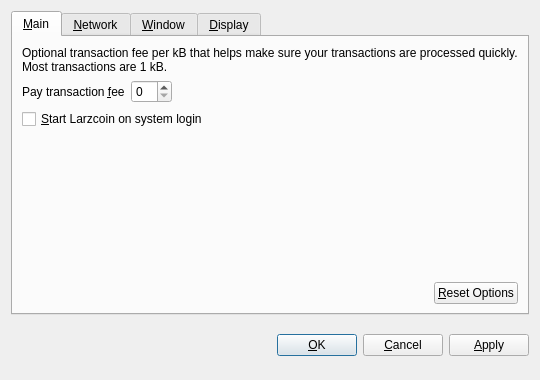
<?xml version="1.0" encoding="UTF-8"?>
<ui version="4.0">
 <class>OptionsDialog</class>
 <widget class="QDialog" name="OptionsDialog">
  <property name="geometry">
   <rect>
    <x>0</x>
    <y>0</y>
    <width>540</width>
    <height>380</height>
   </rect>
  </property>
  <property name="windowTitle">
   <string>Options</string>
  </property>
  <property name="modal">
   <bool>true</bool>
  </property>
  <layout class="QVBoxLayout" name="verticalLayout">
   <item>
    <widget class="QTabWidget" name="tabWidget">
     <property name="tabPosition">
      <enum>QTabWidget::North</enum>
     </property>
     <property name="currentIndex">
      <number>0</number>
     </property>
     <widget class="QWidget" name="tabMain">
      <attribute name="title">
       <string>&amp;Main</string>
      </attribute>
      <layout class="QVBoxLayout" name="verticalLayout_Main">
       <item>
        <widget class="QLabel" name="transactionFeeInfoLabel">
         <property name="text">
          <string>Optional transaction fee per kB that helps make sure your transactions are processed quickly. Most transactions are 1 kB.</string>
         </property>
         <property name="textFormat">
          <enum>Qt::PlainText</enum>
         </property>
         <property name="wordWrap">
          <bool>true</bool>
         </property>
        </widget>
       </item>
       <item>
        <layout class="QHBoxLayout" name="horizontalLayout_1_Main">
         <item>
          <widget class="QLabel" name="transactionFeeLabel">
           <property name="text">
            <string>Pay transaction &amp;fee</string>
           </property>
           <property name="textFormat">
            <enum>Qt::PlainText</enum>
           </property>
           <property name="buddy">
            <cstring>transactionFee</cstring>
           </property>
          </widget>
         </item>
         <item>
          <widget class="BitcoinAmountField" name="transactionFee"/>
         </item>
         <item>
          <spacer name="horizontalSpacer_1_Main">
           <property name="orientation">
            <enum>Qt::Horizontal</enum>
           </property>
           <property name="sizeHint" stdset="0">
            <size>
             <width>40</width>
             <height>20</height>
            </size>
           </property>
          </spacer>
         </item>
        </layout>
       </item>
       <item>
        <widget class="QCheckBox" name="bitcoinAtStartup">
         <property name="toolTip">
          <string>Automatically start Larzcoin after logging in to the system.</string>
         </property>
         <property name="text">
          <string>&amp;Start Larzcoin on system login</string>
         </property>
        </widget>
       </item>
       <item>
        <spacer name="verticalSpacer_Main">
         <property name="orientation">
          <enum>Qt::Vertical</enum>
         </property>
         <property name="sizeHint" stdset="0">
          <size>
           <width>20</width>
           <height>40</height>
          </size>
         </property>
        </spacer>
       </item>
       <item>
        <layout class="QHBoxLayout" name="horizontalLayout_2_Main">
         <item>
          <spacer name="horizontalSpacer_2_Main">
           <property name="orientation">
            <enum>Qt::Horizontal</enum>
           </property>
           <property name="sizeHint" stdset="0">
            <size>
             <width>40</width>
             <height>20</height>
            </size>
           </property>
          </spacer>
         </item>
         <item>
          <widget class="QPushButton" name="resetButton">
           <property name="toolTip">
            <string>Reset all client options to default.</string>
           </property>
           <property name="text">
            <string>&amp;Reset Options</string>
           </property>
           <property name="autoDefault">
            <bool>false</bool>
           </property>
          </widget>
         </item>
        </layout>
       </item>
      </layout>
     </widget>
     <widget class="QWidget" name="tabNetwork">
      <attribute name="title">
       <string>&amp;Network</string>
      </attribute>
      <layout class="QVBoxLayout" name="verticalLayout_Network">
       <item>
        <widget class="QCheckBox" name="mapPortUpnp">
         <property name="toolTip">
          <string>Automatically open the Larzcoin client port on the router. This only works when your router supports UPnP and it is enabled.</string>
         </property>
         <property name="text">
          <string>Map port using &amp;UPnP</string>
         </property>
        </widget>
       </item>
       <item>
        <widget class="QCheckBox" name="connectSocks">
         <property name="toolTip">
          <string>Connect to the Larzcoin network through a SOCKS proxy (e.g. when connecting through Tor).</string>
         </property>
         <property name="text">
          <string>&amp;Connect through SOCKS proxy:</string>
         </property>
        </widget>
       </item>
       <item>
        <layout class="QHBoxLayout" name="horizontalLayout_Network">
         <item>
          <widget class="QLabel" name="proxyIpLabel">
           <property name="text">
            <string>Proxy &amp;IP:</string>
           </property>
           <property name="textFormat">
            <enum>Qt::PlainText</enum>
           </property>
           <property name="buddy">
            <cstring>proxyIp</cstring>
           </property>
          </widget>
         </item>
         <item>
          <widget class="QValidatedLineEdit" name="proxyIp">
           <property name="maximumSize">
            <size>
             <width>140</width>
             <height>16777215</height>
            </size>
           </property>
           <property name="toolTip">
            <string>IP address of the proxy (e.g. 127.0.0.1)</string>
           </property>
          </widget>
         </item>
         <item>
          <widget class="QLabel" name="proxyPortLabel">
           <property name="text">
            <string>&amp;Port:</string>
           </property>
           <property name="textFormat">
            <enum>Qt::PlainText</enum>
           </property>
           <property name="buddy">
            <cstring>proxyPort</cstring>
           </property>
          </widget>
         </item>
         <item>
          <widget class="QLineEdit" name="proxyPort">
           <property name="maximumSize">
            <size>
             <width>55</width>
             <height>16777215</height>
            </size>
           </property>
           <property name="toolTip">
            <string>Port of the proxy (e.g. 9050)</string>
           </property>
          </widget>
         </item>
         <item>
          <widget class="QLabel" name="socksVersionLabel">
           <property name="text">
            <string>SOCKS &amp;Version:</string>
           </property>
           <property name="textFormat">
            <enum>Qt::PlainText</enum>
           </property>
           <property name="buddy">
            <cstring>socksVersion</cstring>
           </property>
          </widget>
         </item>
         <item>
          <widget class="QValueComboBox" name="socksVersion">
           <property name="toolTip">
            <string>SOCKS version of the proxy (e.g. 5)</string>
           </property>
          </widget>
         </item>
         <item>
          <spacer name="horizontalSpacer_Network">
           <property name="orientation">
            <enum>Qt::Horizontal</enum>
           </property>
           <property name="sizeHint" stdset="0">
            <size>
             <width>40</width>
             <height>20</height>
            </size>
           </property>
          </spacer>
         </item>
        </layout>
       </item>
       <item>
        <spacer name="verticalSpacer_Network">
         <property name="orientation">
          <enum>Qt::Vertical</enum>
         </property>
         <property name="sizeHint" stdset="0">
          <size>
           <width>20</width>
           <height>40</height>
          </size>
         </property>
        </spacer>
       </item>
      </layout>
     </widget>
     <widget class="QWidget" name="tabWindow">
      <attribute name="title">
       <string>&amp;Window</string>
      </attribute>
      <layout class="QVBoxLayout" name="verticalLayout_Window">
       <item>
        <widget class="QCheckBox" name="minimizeToTray">
         <property name="toolTip">
          <string>Show only a tray icon after minimizing the window.</string>
         </property>
         <property name="text">
          <string>&amp;Minimize to the tray instead of the taskbar</string>
         </property>
        </widget>
       </item>
       <item>
        <widget class="QCheckBox" name="minimizeOnClose">
         <property name="toolTip">
          <string>Minimize instead of exit the application when the window is closed. When this option is enabled, the application will be closed only after selecting Quit in the menu.</string>
         </property>
         <property name="text">
          <string>M&amp;inimize on close</string>
         </property>
        </widget>
       </item>
       <item>
        <spacer name="verticalSpacer_Window">
         <property name="orientation">
          <enum>Qt::Vertical</enum>
         </property>
         <property name="sizeHint" stdset="0">
          <size>
           <width>20</width>
           <height>40</height>
          </size>
         </property>
        </spacer>
       </item>
      </layout>
     </widget>
     <widget class="QWidget" name="tabDisplay">
      <attribute name="title">
       <string>&amp;Display</string>
      </attribute>
      <layout class="QVBoxLayout" name="verticalLayout_Display">
       <item>
        <layout class="QHBoxLayout" name="horizontalLayout_1_Display">
         <item>
          <widget class="QLabel" name="langLabel">
           <property name="text">
            <string>User Interface &amp;language:</string>
           </property>
           <property name="textFormat">
            <enum>Qt::PlainText</enum>
           </property>
           <property name="buddy">
            <cstring>lang</cstring>
           </property>
          </widget>
         </item>
         <item>
          <widget class="QValueComboBox" name="lang">
           <property name="toolTip">
            <string>The user interface language can be set here. This setting will take effect after restarting Larzcoin.</string>
           </property>
          </widget>
         </item>
        </layout>
       </item>
       <item>
        <layout class="QHBoxLayout" name="horizontalLayout_2_Display">
         <item>
          <widget class="QLabel" name="unitLabel">
           <property name="text">
            <string>&amp;Unit to show amounts in:</string>
           </property>
           <property name="textFormat">
            <enum>Qt::PlainText</enum>
           </property>
           <property name="buddy">
            <cstring>unit</cstring>
           </property>
          </widget>
         </item>
         <item>
          <widget class="QValueComboBox" name="unit">
           <property name="toolTip">
            <string>Choose the default subdivision unit to show in the interface and when sending coins.</string>
           </property>
          </widget>
         </item>
        </layout>
       </item>
       <item>
        <widget class="QCheckBox" name="displayAddresses">
         <property name="toolTip">
          <string>Whether to show Larzcoin addresses in the transaction list or not.</string>
         </property>
         <property name="text">
          <string>&amp;Display addresses in transaction list</string>
         </property>
        </widget>
       </item>
       <item>
        <spacer name="verticalSpacer_Display">
         <property name="orientation">
          <enum>Qt::Vertical</enum>
         </property>
         <property name="sizeHint" stdset="0">
          <size>
           <width>20</width>
           <height>40</height>
          </size>
         </property>
        </spacer>
       </item>
      </layout>
     </widget>
    </widget>
   </item>
   <item>
    <layout class="QHBoxLayout" name="horizontalLayout_Buttons">
     <item>
      <spacer name="horizontalSpacer_1">
       <property name="orientation">
        <enum>Qt::Horizontal</enum>
       </property>
       <property name="sizeHint" stdset="0">
        <size>
         <width>40</width>
         <height>48</height>
        </size>
       </property>
      </spacer>
     </item>
     <item>
      <widget class="QLabel" name="statusLabel">
       <property name="font">
        <font>
         <weight>75</weight>
         <bold>true</bold>
        </font>
       </property>
       <property name="text">
        <string/>
       </property>
       <property name="textFormat">
        <enum>Qt::PlainText</enum>
       </property>
       <property name="wordWrap">
        <bool>true</bool>
       </property>
      </widget>
     </item>
     <item>
      <spacer name="horizontalSpacer_2">
       <property name="orientation">
        <enum>Qt::Horizontal</enum>
       </property>
       <property name="sizeHint" stdset="0">
        <size>
         <width>40</width>
         <height>48</height>
        </size>
       </property>
      </spacer>
     </item>
     <item>
      <widget class="QPushButton" name="okButton">
       <property name="text">
        <string>&amp;OK</string>
       </property>
      </widget>
     </item>
     <item>
      <widget class="QPushButton" name="cancelButton">
       <property name="text">
        <string>&amp;Cancel</string>
       </property>
       <property name="autoDefault">
        <bool>false</bool>
       </property>
      </widget>
     </item>
     <item>
      <widget class="QPushButton" name="applyButton">
       <property name="text">
        <string>&amp;Apply</string>
       </property>
       <property name="autoDefault">
        <bool>false</bool>
       </property>
      </widget>
     </item>
    </layout>
   </item>
  </layout>
 </widget>
 <customwidgets>
  <customwidget>
   <class>BitcoinAmountField</class>
   <extends>QSpinBox</extends>
   <header>bitcoinamountfield.h</header>
  </customwidget>
  <customwidget>
   <class>QValueComboBox</class>
   <extends>QComboBox</extends>
   <header>qvaluecombobox.h</header>
  </customwidget>
  <customwidget>
   <class>QValidatedLineEdit</class>
   <extends>QLineEdit</extends>
   <header>qvalidatedlineedit.h</header>
  </customwidget>
 </customwidgets>
 <resources/>
 <connections/>
</ui>
